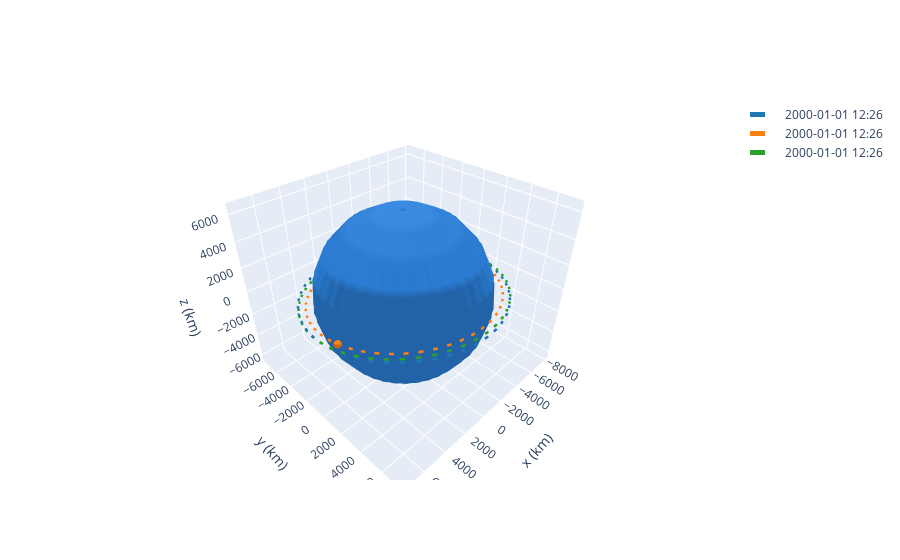

This figure's notebook cell:
### Code cell
# INCLINATION CHANGE

import CustomManeuvres
inc_change = CustomManeuvres.simple_inc_change(otv, deb_2)

# Get the transfer time of the hoh_phas
transfer_time = inc_change.get_total_time()

# Propagate all debris to the end of the transfer
deb_1 = deb_1.propagate(transfer_time)
deb_2 = deb_2.propagate(transfer_time)

# Apply the maneuver to the otv
otv = otv.apply_maneuver(inc_change)

print('otv inc', otv.inc << u.deg)
print('deb_2 inc', deb_2.inc)

# PRINTOUT
print('DV USED: ', inc_change.get_total_cost())
print('DT USED: ', inc_change.get_total_time())

# Plot the results
frame = OrbitPlotter3D()
frame.plot(deb_1)
frame.plot(deb_2)
frame.plot(otv)

### Figure 1 — Plotly figure (JSON) as saved in the notebook; plotly's stock layout.template omitted (floating-point values rounded to 4 significant figures; data arrays with more than 128 entries replaced by an {"elided": "..."} marker saying what was removed)
{"data": [{"cauto": false, "cmax": 1, "cmin": 1, "colorscale": [[0, "#2a7bd1"], [1, "#2a7bd1"]], "name": "Earth", "showscale": false, "type": "surface", "x": {"elided": "20x20 float values"}, "y": {"elided": "20x20 float values"}, "z": {"elided": "20x20 float values"}}, {"line": {"color": "rgb(31, 119, 180)", "dash": "dash", "width": 5}, "mode": "lines", "name": "2000-01-01 12:26", "type": "scatter3d", "x": {"elided": "150 float values"}, "y": {"elided": "150 float values"}, "z": {"elided": "150 float values"}}, {"cauto": false, "cmax": 1, "cmin": 1, "colorscale": [[0, "rgb(31, 119, 180)"], [1, "rgb(31, 119, 180)"]], "name": "2000-01-01 12:26", "showscale": false, "type": "surface", "x": {"elided": "20x20 float values"}, "y": {"elided": "20x20 float values"}, "z": {"elided": "20x20 float values"}}, {"cauto": false, "cmax": 1, "cmin": 1, "colorscale": [[0, "#2a7bd1"], [1, "#2a7bd1"]], "name": "Earth", "showscale": false, "type": "surface", "x": {"elided": "20x20 float values"}, "y": {"elided": "20x20 float values"}, "z": {"elided": "20x20 float values"}}, {"cauto": false, "cmax": 1, "cmin": 1, "colorscale": [[0, "#2a7bd1"], [1, "#2a7bd1"]], "name": "Earth", "showscale": false, "type": "surface", "x": {"elided": "20x20 float values"}, "y": {"elided": "20x20 float values"}, "z": {"elided": "20x20 float values"}}, {"line": {"color": "rgb(255, 127, 14)", "dash": "dash", "width": 5}, "mode": "lines", "name": "2000-01-01 12:26", "type": "scatter3d", "x": {"elided": "150 float values"}, "y": {"elided": "150 float values"}, "z": {"elided": "150 float values"}}, {"cauto": false, "cmax": 1, "cmin": 1, "colorscale": [[0, "rgb(255, 127, 14)"], [1, "rgb(255, 127, 14)"]], "name": "2000-01-01 12:26", "showscale": false, "type": "surface", "x": {"elided": "20x20 float values"}, "y": {"elided": "20x20 float values"}, "z": {"elided": "20x20 float values"}}, {"cauto": false, "cmax": 1, "cmin": 1, "colorscale": [[0, "#2a7bd1"], [1, "#2a7bd1"]], "name": "Earth", "showscale": false, "type": "surface", "x": {"elided": "20x20 float values"}, "y": {"elided": "20x20 float values"}, "z": {"elided": "20x20 float values"}}, {"cauto": false, "cmax": 1, "cmin": 1, "colorscale": [[0, "#2a7bd1"], [1, "#2a7bd1"]], "name": "Earth", "showscale": false, "type": "surface", "x": {"elided": "20x20 float values"}, "y": {"elided": "20x20 float values"}, "z": {"elided": "20x20 float values"}}, {"line": {"color": "rgb(44, 160, 44)", "dash": "dash", "width": 5}, "mode": "lines", "name": "2000-01-01 12:26", "type": "scatter3d", "x": {"elided": "150 float values"}, "y": {"elided": "150 float values"}, "z": {"elided": "150 float values"}}, {"cauto": false, "cmax": 1, "cmin": 1, "colorscale": [[0, "rgb(44, 160, 44)"], [1, "rgb(44, 160, 44)"]], "name": "2000-01-01 12:26", "showscale": false, "type": "surface", "x": {"elided": "20x20 float values"}, "y": {"elided": "20x20 float values"}, "z": {"elided": "20x20 float values"}}, {"cauto": false, "cmax": 1, "cmin": 1, "colorscale": [[0, "#2a7bd1"], [1, "#2a7bd1"]], "name": "Earth", "showscale": false, "type": "surface", "x": {"elided": "20x20 float values"}, "y": {"elided": "20x20 float values"}, "z": {"elided": "20x20 float values"}}], "layout": {"autosize": true, "scene": {"aspectmode": "data", "xaxis": {"title": {"text": "x (km)"}}, "yaxis": {"title": {"text": "y (km)"}}, "zaxis": {"title": {"text": "z (km)"}}}}}
